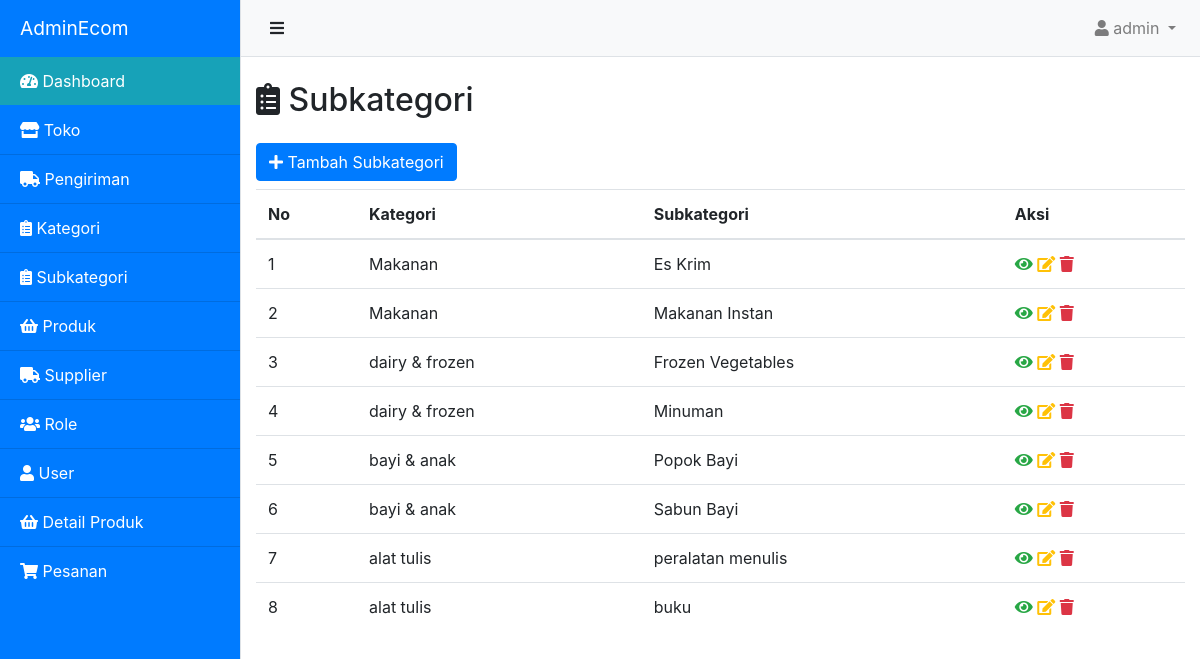
The page /admin/dashboard.php?module=subkategori&page=daftar-subkategori (signed in) on the database its author committed.
### tables this page shows
CREATE TABLE `subkategori` (
  `id` int(11) NOT NULL,
  `id_kategori` int(11) NOT NULL,
  `subkategori` varchar(100) NOT NULL
);

CREATE TABLE `kategori` (
  `id` int(11) NOT NULL,
  `nama_kategori` varchar(100) NOT NULL
);

### model/koneksi.php (called while the page is built, shortened)
<?php
class Koneksi {
    private $conn;
    private $host = 'localhost';
    private $user = 'root';
    private $pass = '';
    private $dbname = 'adminecom';
    public function __construct()
    {
        $this->conn = new mysqli($this->host, $this->user, $this->pass, $this->dbname);
    }
    public function getConnection()
    {
        return $this->conn;
    }
}

### model/Subkategori.php (called while the page is built, shortened)
<?php
require_once 'koneksi.php';
class Subkategori extends Koneksi
{
    private $conn;
    public function __construct()
    {
        $this->conn = $this->getConnection();
    }
    public function getAll()
    {
        $query = "SELECT a.*, b.nama_kategori FROM subkategori a JOIN kategori b ON a.id_kategori = b.id ORDER BY id DESC";
        $result = $this->conn->query($query);
        $data = array();
        if($result->num_rows > 0){
            while($row = $result->fetch_assoc()){
                $data[] = $row;
            }
        }
        return $data;
    }
}

### admin/page/subkategori/daftar-subkategori.php (the view)
<h2 class="mt-4 mb-4"><i class="fas fa-clipboard-list"></i> Subkategori</h2>
<button type="button" class="btn btn-primary mb-2" onclick="window.location.href='dashboard.php?module=subkategori&page=tambah-subkategori'"><i class="fas fa-plus"></i> Tambah Subkategori</button>
<div class="row">
    <div class="col">
        <table class="table table-hover">
            <thead>
                <tr>
                    <th>No</th>
                    <th>Kategori</th>
                    <th>Subkategori</th>
                    <th>Aksi</th>
                </tr>
            </thead>
            <tbody>
                <?php
                    require_once('../model/Subkategori.php');
                    $subkategori = new Subkategori();
                    $subkategoris = $subkategori->getAll();
                    $no = 1;
                    foreach ($subkategoris as $row) :
                ?>
                <tr>
                    <td><?= $no++ ?></td>
                    <td><?= $row['nama_kategori'] ?></td>
                    <td><?= $row['subkategori'] ?></td>
                    <td>
                        <a href="#"><i class="fa fa-eye text-success"></i></a>
                        <a href="dashboard.php?module=subkategori&page=edit-subkategori&id=<?= $row['id'] ?>"><i class="fa fa-edit text-warning"></i></a>
                        <a href="page/subkategori/deleteSubkategori.php?id=<?= $row['id'] ?>"><i class="fa fa-trash text-danger"></i></a>
                    </td>
                </tr>
                <?php endforeach; ?>
            </tbody>
        </table>
    </div>
</div>

### admin/dashboard.php (shortened to what this page needs)
<?php
$username = $_SESSION['username'];
?>
<!doctype html>
<html lang="en">
  <head>
    <link rel="stylesheet" href="../assets/css/bootstrap.min.css">
    <link rel="stylesheet" href="../assets/font-awesome/css/all.min.css">
    <link rel="stylesheet" href="../assets/css/simple-sidebar.css">
  </head>
  <body>
  <div class="d-flex" id="wrapper">
    <div class="bg-primary border-right text-white" id="sidebar-wrapper">
      <div class="sidebar-heading">AdminEcom</div>
      <div class="list-group list-group-flush bg-primary text-white">
        <a href="<?='dashboard.php';?>" class="list-group-item list-group-item-action bg-info text-white active"><i class="fas fa-tachometer-alt"></i> Dashboard</a>
        <a href="<?='dashboard.php?module=toko&page=daftar-toko';?>" class="list-group-item list-group-item-action bg-primary text-white"><i class="fas fa-store"></i> Toko</a>
        <a href="<?='dashboard.php?module=pengiriman&page=daftar-pengiriman';?>" class="list-group-item list-group-item-action bg-primary text-white"><i class="fas fa-truck"></i> Pengiriman</a>
        <a href="<?='dashboard.php?module=kategori&page=daftar-kategori';?>" class="list-group-item list-group-item-action bg-primary text-white"><i class="fas fa-clipboard-list"></i></i> Kategori</a>
        <a href="<?='dashboard.php?module=subkategori&page=daftar-subkategori';?>" class="list-group-item list-group-item-action bg-primary text-white"><i class="fas fa-clipboard-list"></i> Subkategori</a>
        <a href="<?='dashboard.php?module=produk&page=daftar-produk';?>" class="list-group-item list-group-item-action bg-primary text-white"><i class="fas fa-shopping-basket"></i> Produk</a>
        <a href="<?='dashboard.php?module=supplier&page=daftar-supplier';?>" class="list-group-item list-group-item-action bg-primary text-white"><i class="fas fa-truck"></i> Supplier</a>
        <a href="<?='dashboard.php?module=role&page=daftar-role';?>" class="list-group-item list-group-item-action bg-primary text-white"><i class="fas fa-users"></i> Role</a>
        <a href="<?='dashboard.php?module=users&page=daftar-user';?>" class="list-group-item list-group-item-action bg-primary text-white"><i class="fas fa-user"></i> User</a>
        <a href="<?='dashboard.php?module=detailproduk&page=daftar-detailproduk';?>" class="list-group-item list-group-item-action bg-primary text-white"><i class="fas fa-shopping-basket"></i> Detail Produk</a>
        <a href="<?='dashboard.php?module=pesanan&page=daftar-pesanan';?>" class="list-group-item list-group-item-action bg-primary text-white"><i class="fas fa-shopping-cart"></i> Pesanan</a>
      </div>
    </div>
    <div id="page-content-wrapper">
      <nav class="navbar navbar-expand-lg navbar-light bg-light border-bottom">
        <button class="btn btn-default" id="menu-toggle"><i class="fas fa-bars"></i> </button>
        <div class="collapse navbar-collapse" id="navbarSupportedContent">
          <ul class="navbar-nav ml-auto mt-2 mt-lg-0">
            <li class="nav-item dropdown">
              <a class="nav-link dropdown-toggle" href="#" id="navbarDropdown" role="button" data-toggle="dropdown" aria-haspopup="true" aria-expanded="false">
              <i class="fas fa-user"></i> <?= $username; ?>
              </a>
            </li>
          </ul>
        </div>
      </nav>
      <div class="container-fluid">
        <?php
          $page = 'page/dashboard-main.php';
          if(isset($_GET['module'])){
            $page = 'page/'.$_GET['module'].'/'.$_GET['page'].'.php';
          }
          require($page);
        ?>
      </div>
    </div>
  </div>
  </body>
</html>

### assets/css/simple-sidebar.css (style rules this page uses)
body { overflow-x: hidden; }
#sidebar-wrapper { min-height: 100vh; margin-left: -15rem; -webkit-transition: margin .25s ease-out; -moz-transition: margin .25s ease-out; -o-transition: margin .25s ease-out; transition: margin .25s ease-out; }
#sidebar-wrapper .sidebar-heading { padding: 0.875rem 1.25rem; font-size: 1.2rem; }
#sidebar-wrapper .list-group { width: 15rem; }
#page-content-wrapper { min-width: 100vw; }
@media (min-width: 768px) { #sidebar-wrapper { margin-left: 0; } }
@media (min-width: 768px) { #page-content-wrapper { min-width: 0; width: 100%; } }

### rows shown on the page
subkategori: id_kategori.nama_kategori "Makanan", subkategori "Es Krim"
subkategori: id_kategori.nama_kategori "Makanan", subkategori "Makanan Instan"
subkategori: id_kategori.nama_kategori "dairy & frozen", subkategori "Frozen Vegetables"
subkategori: id_kategori.nama_kategori "dairy & frozen", subkategori "Minuman"
subkategori: id_kategori.nama_kategori "bayi & anak", subkategori "Popok Bayi"
subkategori: id_kategori.nama_kategori "bayi & anak", subkategori "Sabun Bayi"
subkategori: id_kategori.nama_kategori "alat tulis", subkategori "peralatan menulis"
subkategori: id_kategori.nama_kategori "alat tulis", subkategori "buku"

### other values the page prints
$username "admin"
